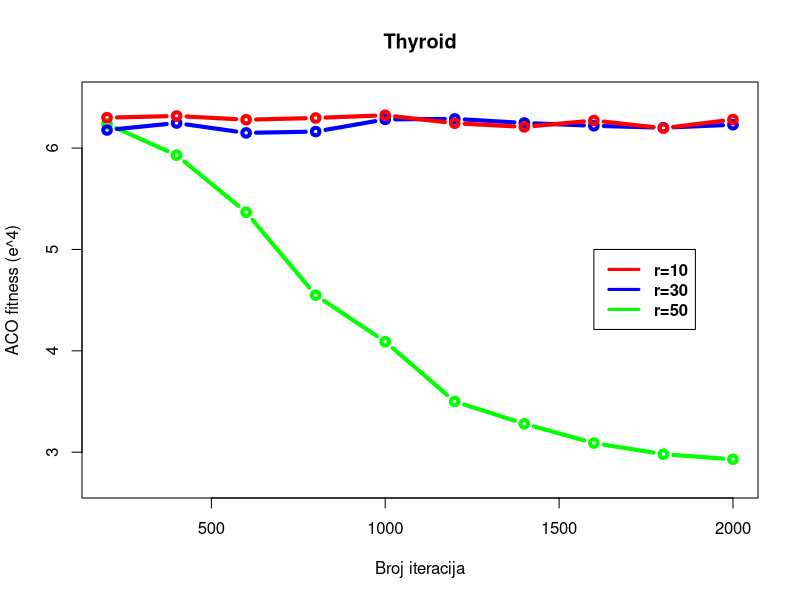

Reproduce this figure in R.
#mi=200,400,600,800, 1000, 1200, 1400, 1600, 1800, 2000, 2200, 2400
#r=10
x <- c(200,400,600,800, 1000, 1200, 1400, 1600, 1800, 2000)
y1 <- c(6.3, 6.3167, 6.28, 6.297, 6.324, 6.245, 6.209, 6.272, 6.196, 6.282)

#r=30
y2 <- c(6.178, 6.247, 6.15, 6.163, 6.283, 6.288, 6.248, 6.22, 6.201, 6.2305)

#r=50
y3 <- c(6.238, 5.93, 5.367, 4.549, 4.09, 3.5, 3.28, 3.09, 2.98, 2.93)

plot(x, y3, xlab="Broj iteracija", ylab="ACO fitness (e^4)", type = "b", col = "green", ylim=c(2.7, 6.5), lwd = 4, main="Thyroid")
lines(x, y2, col="blue", lwd = 4, type = "b")
lines(x, y1, col="red", lwd = 4, type = "b")
legend(1600, 5, legend=c("r=10", "r=30", "r=50"), col=c("red", "blue", "green"),lty=1,  cex=1, text.font=2, lwd=3)